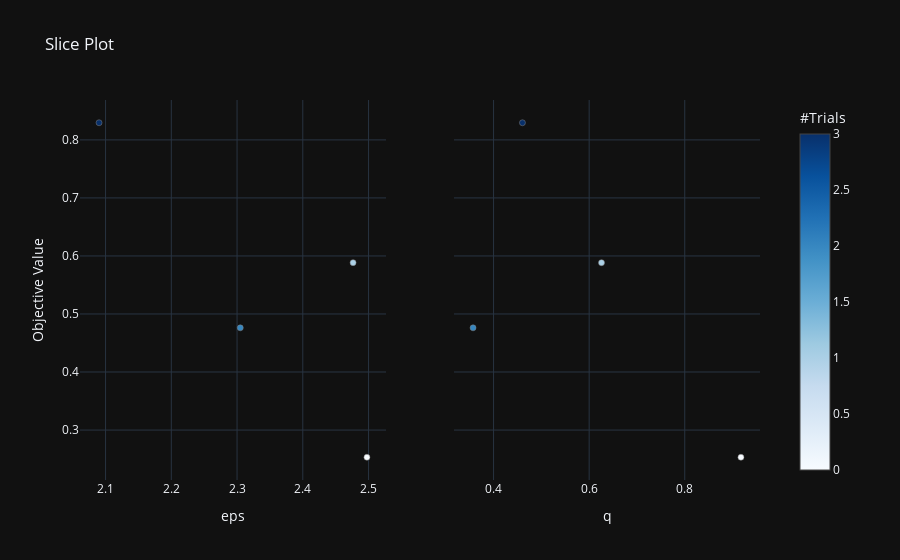
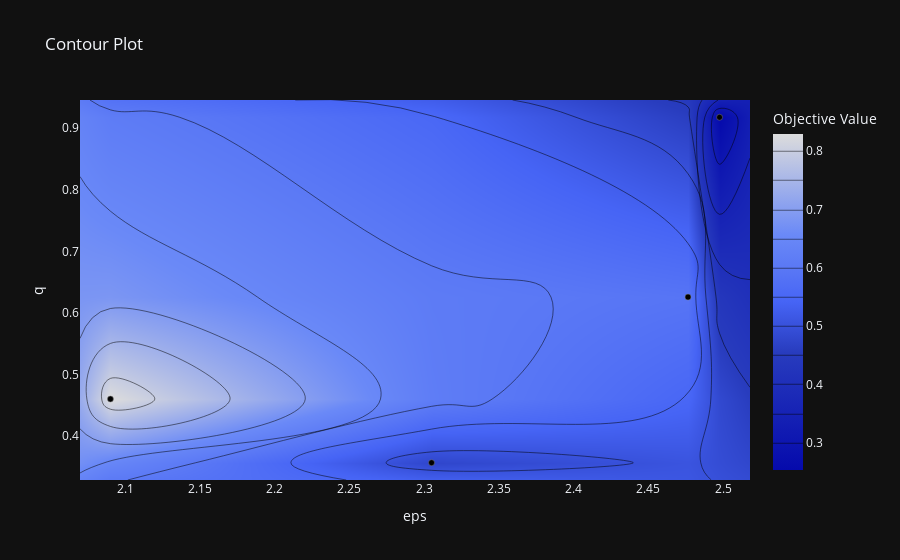
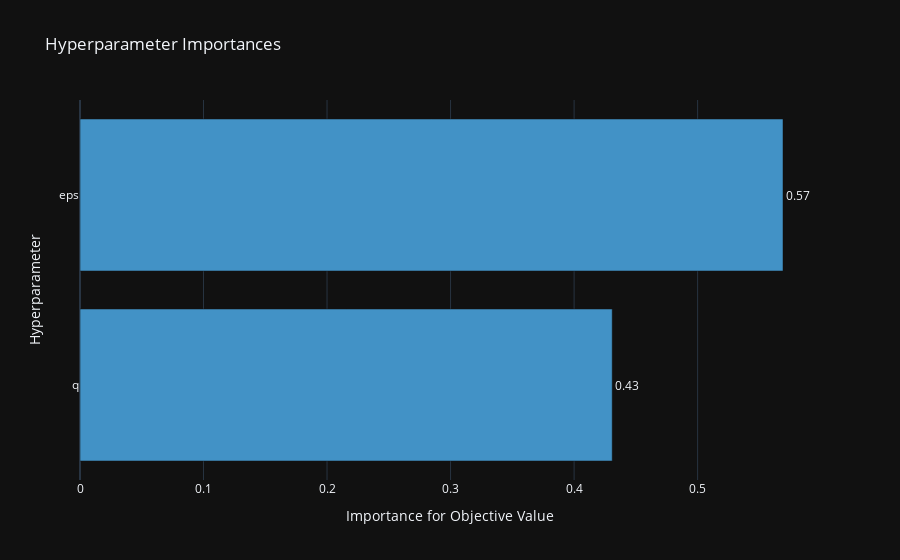

The code cell stored with these charts, in order, in its notebook:
### Code cell
#print(initial_df)
def get_best_params():
    return get_best_params_optuna(TIMEOUT)

best_eps, best_q = get_best_params()

### Figure 1 — Plotly figure (JSON) as saved in the notebook; plotly's stock layout.template omitted (floating-point values rounded to 4 significant figures)
{"data": [{"marker": {"color": [0, 1, 2, 3], "colorbar": {"title": {"text": "#Trials"}, "x": 1.0, "xpad": 40}, "colorscale": [[0.0, "rgb(247,251,255)"], [0.125, "rgb(222,235,247)"], [0.25, "rgb(198,219,239)"], [0.375, "rgb(158,202,225)"], [0.5, "rgb(107,174,214)"], [0.625, "rgb(66,146,198)"], [0.75, "rgb(33,113,181)"], [0.875, "rgb(8,81,156)"], [1.0, "rgb(8,48,107)"]], "line": {"color": "Grey", "width": 0.5}, "showscale": true}, "mode": "markers", "showlegend": false, "x": [2.498, 2.476, 2.305, 2.09], "y": [0.2531, 0.5884, 0.4762, 0.8295], "type": "scatter", "xaxis": "x", "yaxis": "y"}, {"marker": {"color": [0, 1, 2, 3], "colorbar": {"title": {"text": "#Trials"}, "x": 1.0, "xpad": 40}, "colorscale": [[0.0, "rgb(247,251,255)"], [0.125, "rgb(222,235,247)"], [0.25, "rgb(198,219,239)"], [0.375, "rgb(158,202,225)"], [0.5, "rgb(107,174,214)"], [0.625, "rgb(66,146,198)"], [0.75, "rgb(33,113,181)"], [0.875, "rgb(8,81,156)"], [1.0, "rgb(8,48,107)"]], "line": {"color": "Grey", "width": 0.5}, "showscale": false}, "mode": "markers", "showlegend": false, "x": [0.9176, 0.6259, 0.3571, 0.4605], "y": [0.2531, 0.5884, 0.4762, 0.8295], "type": "scatter", "xaxis": "x2", "yaxis": "y2"}], "layout": {"xaxis": {"anchor": "y", "domain": [0.0, 0.45], "title": {"text": "eps"}}, "yaxis": {"anchor": "x", "domain": [0.0, 1.0], "title": {"text": "Objective Value"}}, "xaxis2": {"anchor": "y2", "domain": [0.55, 1.0], "title": {"text": "q"}}, "yaxis2": {"anchor": "x2", "domain": [0.0, 1.0], "matches": "y", "showticklabels": false}, "title": {"text": "Slice Plot"}}}

### Figure 2 — Plotly figure (JSON) as saved in the notebook; plotly's stock layout.template omitted (floating-point values rounded to 4 significant figures)
{"data": [{"colorbar": {"title": {"text": "Objective Value"}}, "colorscale": [[0, "rgb(5,10,172)"], [0.35, "rgb(40,60,190)"], [0.5, "rgb(70,100,245)"], [0.6, "rgb(90,120,245)"], [0.7, "rgb(106,137,247)"], [1, "rgb(220,220,220)"]], "connectgaps": true, "contours": {"coloring": "heatmap"}, "hoverinfo": "none", "line": {"smoothing": 1.3}, "reversescale": false, "x": [2.07, 2.09, 2.305, 2.476, 2.498, 2.518], "y": [0.3291, 0.3571, 0.4605, 0.6259, 0.9176, 0.9456], "z": [[null, null, null, null, null, null], [null, null, 0.4762, null, null, null], [null, 0.8295, null, null, null, null], [null, null, null, 0.5884, null, null], [null, null, null, null, 0.2531, null], [null, null, null, null, null, null]], "type": "contour"}, {"marker": {"color": "black", "line": {"color": "Grey", "width": 0.5}}, "mode": "markers", "showlegend": false, "x": [2.498, 2.476, 2.305, 2.09], "y": [0.9176, 0.6259, 0.3571, 0.4605], "type": "scatter"}], "layout": {"title": {"text": "Contour Plot"}, "xaxis": {"title": {"text": "eps"}, "range": [2.07, 2.518]}, "yaxis": {"title": {"text": "q"}, "range": [0.3291, 0.9456]}}}

### Figure 3 — Plotly figure (JSON) as saved in the notebook; plotly's stock layout.template omitted (floating-point values rounded to 4 significant figures)
{"data": [{"cliponaxis": false, "hovertemplate": ["q (UniformDistribution): 0.4308715504627636<extra></extra>", "eps (UniformDistribution): 0.5691284495372364<extra></extra>"], "marker": {"color": "rgb(66,146,198)"}, "orientation": "h", "text": ["0.4308715504627636", "0.5691284495372364"], "textposition": "outside", "texttemplate": "%{text:.2f}", "x": [0.4309, 0.5691], "y": ["q", "eps"], "type": "bar"}], "layout": {"showlegend": false, "title": {"text": "Hyperparameter Importances"}, "xaxis": {"title": {"text": "Importance for Objective Value"}}, "yaxis": {"title": {"text": "Hyperparameter"}}}}
